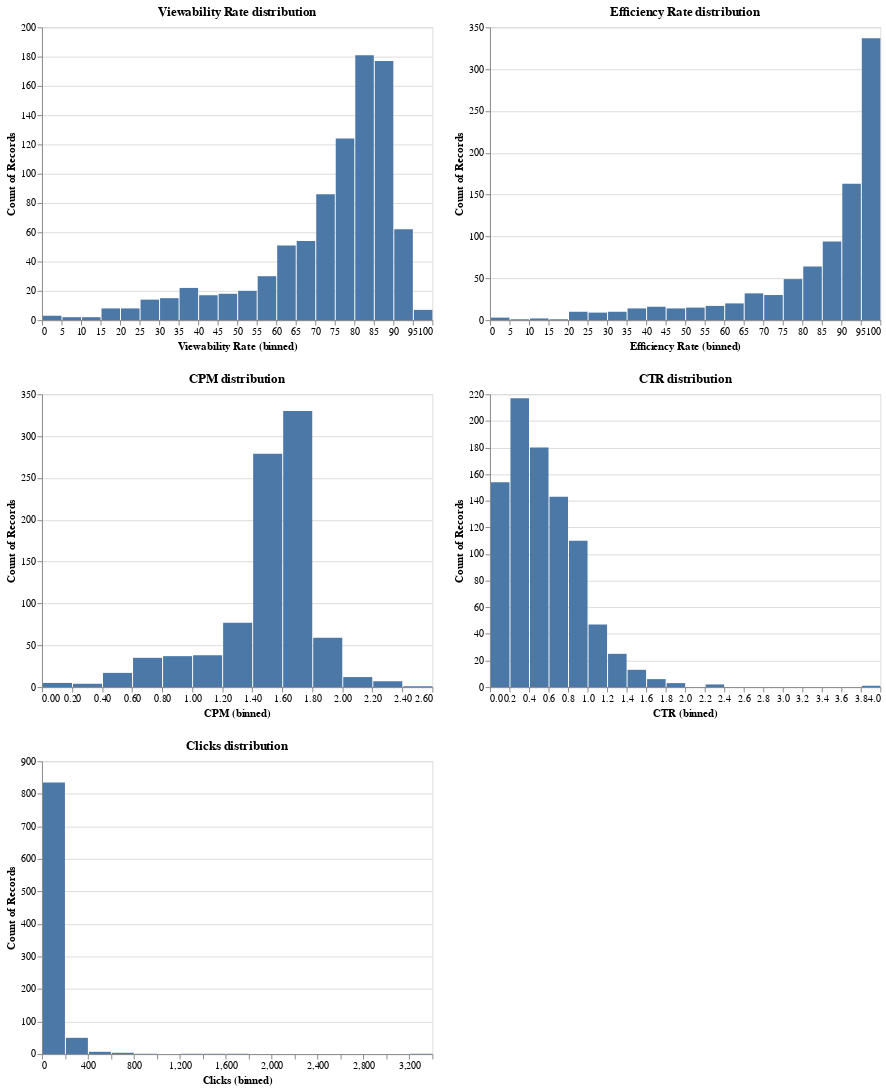

Write notebook code for a chart like this one.
### Markdown cell above
**Distribution of the rest of features**

### Code cell
hist_vr = alt.Chart(groupby_domains).mark_bar().encode(
    x=alt.X('Viewability Rate', bin=alt.Bin(maxbins=20)),
    y='count()',
).properties(
    title="Viewability Rate distribution"
)

hist_er = alt.Chart(groupby_domains).mark_bar().encode(
    x=alt.X('Efficiency Rate', bin=alt.Bin(maxbins=20)),
    y='count()',
).properties(
    title="Efficiency Rate distribution"
)


hist_cpm = alt.Chart(groupby_domains).mark_bar().encode(
    x=alt.X('CPM', bin=alt.Bin(maxbins=20)),
    y='count()',
).properties(
    title="CPM distribution"
)


hist_ctr = alt.Chart(groupby_domains).mark_bar().encode(
    x=alt.X('CTR', bin=alt.Bin(maxbins=20)),
    y='count()',
).properties(
    title="CTR distribution"
)

hist_clicks = alt.Chart(groupby_domains).mark_bar().encode(
    x=alt.X('Clicks', bin=alt.Bin(maxbins=20)),
    y='count()',
).properties(
    title="Clicks distribution"
)

features_distribution3 = (hist_vr | hist_er) & (hist_cpm | hist_ctr) & (hist_clicks)
features_distribution3.save('Graphs/features_distribution3.html')
features_distribution3

### Figure 1 — Vega-Lite specification as saved in the notebook (floating-point values rounded to 4 significant figures; data arrays with more than 128 entries replaced by an {"elided": "..."} marker saying what was removed)
{"config": {"view": {"continuousWidth": 400, "continuousHeight": 300}}, "vconcat": [{"hconcat": [{"mark": "bar", "encoding": {"x": {"type": "quantitative", "bin": {"maxbins": 20}, "field": "Viewability Rate"}, "y": {"type": "quantitative", "aggregate": "count"}}, "title": "Viewability Rate distribution"}, {"mark": "bar", "encoding": {"x": {"type": "quantitative", "bin": {"maxbins": 20}, "field": "Efficiency Rate"}, "y": {"type": "quantitative", "aggregate": "count"}}, "title": "Efficiency Rate distribution"}]}, {"hconcat": [{"mark": "bar", "encoding": {"x": {"type": "quantitative", "bin": {"maxbins": 20}, "field": "CPM"}, "y": {"type": "quantitative", "aggregate": "count"}}, "title": "CPM distribution"}, {"mark": "bar", "encoding": {"x": {"type": "quantitative", "bin": {"maxbins": 20}, "field": "CTR"}, "y": {"type": "quantitative", "aggregate": "count"}}, "title": "CTR distribution"}]}, {"mark": "bar", "encoding": {"x": {"type": "quantitative", "bin": {"maxbins": 20}, "field": "Clicks"}, "y": {"type": "quantitative", "aggregate": "count"}}, "title": "Clicks distribution"}], "data": {"name": "data-6b1c475a5f00daad15ca9aec3b71ed4d"}, "$schema": "https://vega.github.io/schema/vega-lite/v4.8.1.json", "datasets": {"data-6b1c475a5f00daad15ca9aec3b71ed4d": {"elided": "901 records"}}}
